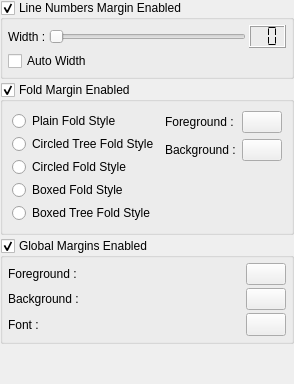
     <widget class="QWidget" name="pMargins">
      <layout class="QVBoxLayout">
       <property name="spacing">
        <number>3</number>
       </property>
       <property name="margin">
        <number>0</number>
       </property>
       <item>
        <widget class="QGroupBox" name="gbLineNumbersMarginEnabled">
         <property name="title">
          <string>Line Numbers Margin Enabled</string>
         </property>
         <property name="checkable">
          <bool>true</bool>
         </property>
         <layout class="QVBoxLayout">
          <property name="spacing">
           <number>3</number>
          </property>
          <property name="margin">
           <number>5</number>
          </property>
          <item>
           <layout class="QHBoxLayout">
            <property name="spacing">
             <number>3</number>
            </property>
            <item>
             <widget class="QLabel" name="lLineNumbersMarginWidth">
              <property name="text">
               <string>Width :</string>
              </property>
             </widget>
            </item>
            <item>
             <widget class="QSlider" name="sLineNumbersMarginWidth">
              <property name="sizePolicy">
               <sizepolicy hsizetype="Expanding" vsizetype="Fixed">
                <horstretch>0</horstretch>
                <verstretch>0</verstretch>
               </sizepolicy>
              </property>
              <property name="minimum">
               <number>1</number>
              </property>
              <property name="orientation">
               <enum>Qt::Horizontal</enum>
              </property>
              <property name="tickInterval">
               <number>1</number>
              </property>
             </widget>
            </item>
            <item>
             <widget class="QLCDNumber" name="lnLineNumbersMarginWidth">
              <property name="sizePolicy">
               <sizepolicy hsizetype="Fixed" vsizetype="Fixed">
                <horstretch>0</horstretch>
                <verstretch>0</verstretch>
               </sizepolicy>
              </property>
              <property name="numDigits">
               <number>2</number>
              </property>
              <property name="segmentStyle">
               <enum>QLCDNumber::Flat</enum>
              </property>
             </widget>
            </item>
           </layout>
          </item>
          <item>
           <widget class="QCheckBox" name="cbLineNumbersMarginAutoWidth">
            <property name="text">
             <string>Auto Width</string>
            </property>
           </widget>
          </item>
         </layout>
        </widget>
       </item>
       <item>
        <widget class="QGroupBox" name="gbFoldMarginEnabled">
         <property name="title">
          <string>Fold Margin Enabled</string>
         </property>
         <property name="checkable">
          <bool>true</bool>
         </property>
         <layout class="QGridLayout" name="gridLayout_2">
          <item row="0" column="0" rowspan="3">
           <layout class="QVBoxLayout">
            <property name="spacing">
             <number>3</number>
            </property>
            <item>
             <widget class="QRadioButton" name="rbPlainFoldStyle">
              <property name="text">
               <string>Plain Fold Style</string>
              </property>
             </widget>
            </item>
            <item>
             <widget class="QRadioButton" name="rbCircledTreeFoldStyle">
              <property name="text">
               <string>Circled Tree Fold Style</string>
              </property>
             </widget>
            </item>
            <item>
             <widget class="QRadioButton" name="rbCircledFoldStyle">
              <property name="text">
               <string>Circled Fold Style</string>
              </property>
             </widget>
            </item>
            <item>
             <widget class="QRadioButton" name="rbBoxedFoldStyle">
              <property name="text">
               <string>Boxed Fold Style</string>
              </property>
             </widget>
            </item>
            <item>
             <widget class="QRadioButton" name="rbBoxedTreeFoldStyle">
              <property name="text">
               <string>Boxed Tree Fold Style</string>
              </property>
             </widget>
            </item>
           </layout>
          </item>
          <item row="0" column="1">
           <widget class="QLabel" name="lFoldMarginForeground">
            <property name="sizePolicy">
             <sizepolicy hsizetype="Expanding" vsizetype="Preferred">
              <horstretch>0</horstretch>
              <verstretch>0</verstretch>
             </sizepolicy>
            </property>
            <property name="text">
             <string>Foreground :</string>
            </property>
           </widget>
          </item>
          <item row="0" column="2">
           <widget class="pColorButton" name="tbFoldMarginForeground"/>
          </item>
          <item row="1" column="1">
           <widget class="QLabel" name="lFoldMarginBackground">
            <property name="sizePolicy">
             <sizepolicy hsizetype="Expanding" vsizetype="Preferred">
              <horstretch>0</horstretch>
              <verstretch>0</verstretch>
             </sizepolicy>
            </property>
            <property name="text">
             <string>Background :</string>
            </property>
           </widget>
          </item>
          <item row="1" column="2">
           <widget class="pColorButton" name="tbFoldMarginBackground"/>
          </item>
          <item row="2" column="1" colspan="2">
           <spacer>
            <property name="orientation">
             <enum>Qt::Vertical</enum>
            </property>
            <property name="sizeType">
             <enum>QSizePolicy::Minimum</enum>
            </property>
            <property name="sizeHint" stdset="0">
             <size>
              <width>20</width>
              <height>20</height>
             </size>
            </property>
           </spacer>
          </item>
         </layout>
        </widget>
       </item>
       <item>
        <widget class="QGroupBox" name="gbMarginsEnabled">
         <property name="title">
          <string>Global Margins Enabled</string>
         </property>
         <property name="checkable">
          <bool>true</bool>
         </property>
         <layout class="QGridLayout" name="gridLayout_3">
          <property name="margin">
           <number>5</number>
          </property>
          <property name="spacing">
           <number>3</number>
          </property>
          <item row="0" column="0">
           <widget class="QLabel" name="lMarginsForeground">
            <property name="sizePolicy">
             <sizepolicy hsizetype="Expanding" vsizetype="Preferred">
              <horstretch>0</horstretch>
              <verstretch>0</verstretch>
             </sizepolicy>
            </property>
            <property name="text">
             <string>Foreground :</string>
            </property>
           </widget>
          </item>
          <item row="0" column="1">
           <widget class="pColorButton" name="tbMarginsForeground"/>
          </item>
          <item row="1" column="0">
           <widget class="QLabel" name="lMarginsBackground">
            <property name="sizePolicy">
             <sizepolicy hsizetype="Expanding" vsizetype="Preferred">
              <horstretch>0</horstretch>
              <verstretch>0</verstretch>
             </sizepolicy>
            </property>
            <property name="text">
             <string>Background :</string>
            </property>
           </widget>
          </item>
          <item row="1" column="1">
           <widget class="pColorButton" name="tbMarginsBackground"/>
          </item>
          <item row="2" column="0">
           <widget class="QLabel" name="lMarginsFont">
            <property name="sizePolicy">
             <sizepolicy hsizetype="Expanding" vsizetype="Preferred">
              <horstretch>0</horstretch>
              <verstretch>0</verstretch>
             </sizepolicy>
            </property>
            <property name="text">
             <string>Font :</string>
            </property>
           </widget>
          </item>
          <item row="2" column="1">
           <widget class="QToolButton" name="tbMarginsFont">
            <property name="sizePolicy">
             <sizepolicy hsizetype="Minimum" vsizetype="Fixed">
              <horstretch>0</horstretch>
              <verstretch>0</verstretch>
             </sizepolicy>
            </property>
           </widget>
          </item>
         </layout>
        </widget>
       </item>
       <item>
        <spacer>
         <property name="orientation">
          <enum>Qt::Vertical</enum>
         </property>
         <property name="sizeHint" stdset="0">
          <size>
           <width>20</width>
           <height>40</height>
          </size>
         </property>
        </spacer>
       </item>
      </layout>
     </widget>
